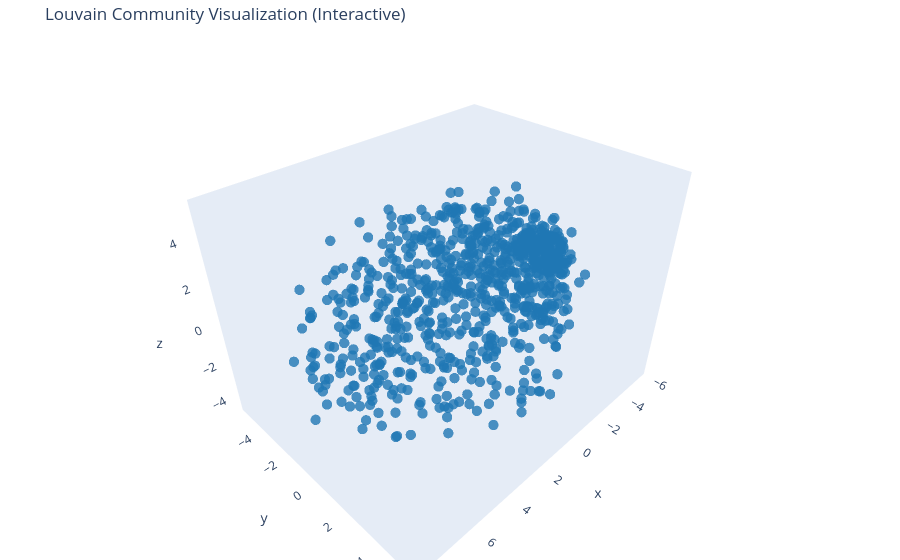

Here is the notebook cell this chart was saved with:
### Code cell
cid = 0  #看第0号社区
members = [n for n, c in partition.items() if c == cid]
subG = G.subgraph(members)
visualize_community_plotly_full(subG, {n: cid for n in subG.nodes()})

### Figure 1 — Plotly figure (JSON) as saved in the notebook; plotly's stock layout.template omitted (floating-point values rounded to 4 significant figures; data arrays with more than 128 entries replaced by an {"elided": "..."} marker saying what was removed)
{"data": [{"hoverinfo": "text", "marker": {"color": {"elided": "801 str values"}, "opacity": 0.8, "size": 6}, "mode": "markers", "text": {"elided": "801 str values"}, "type": "scatter3d", "x": {"elided": "801 float values"}, "y": {"elided": "801 float values"}, "z": {"elided": "801 float values"}}], "layout": {"hovermode": "closest", "margin": {"b": 0, "l": 0, "r": 0, "t": 40}, "plot_bgcolor": "white", "scene": {"xaxis": {"showgrid": false, "zeroline": false}, "yaxis": {"showgrid": false, "zeroline": false}, "zaxis": {"showgrid": false, "zeroline": false}}, "showlegend": false, "title": {"text": "Louvain Community Visualization (Interactive)"}}}
